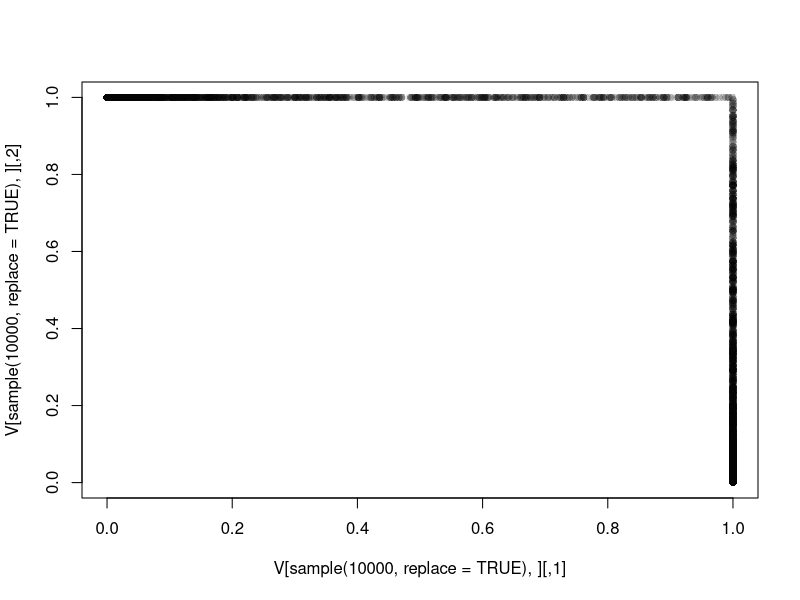
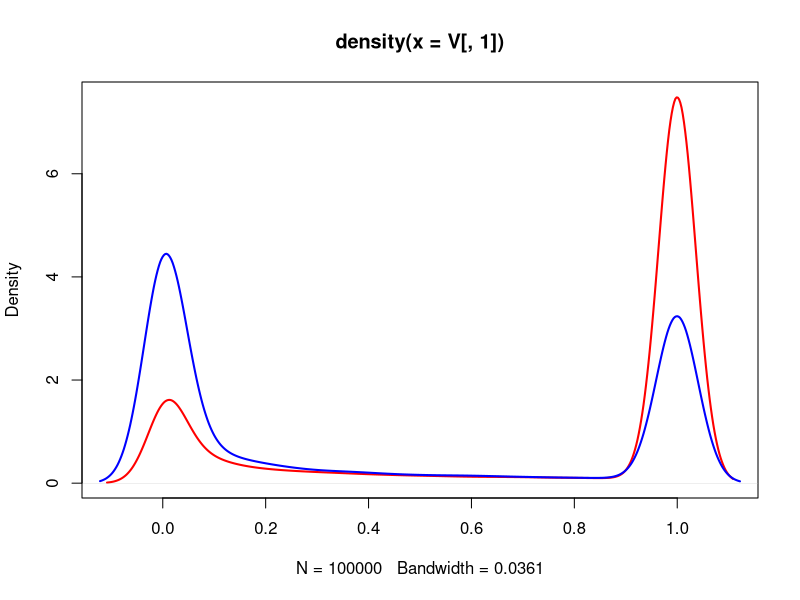
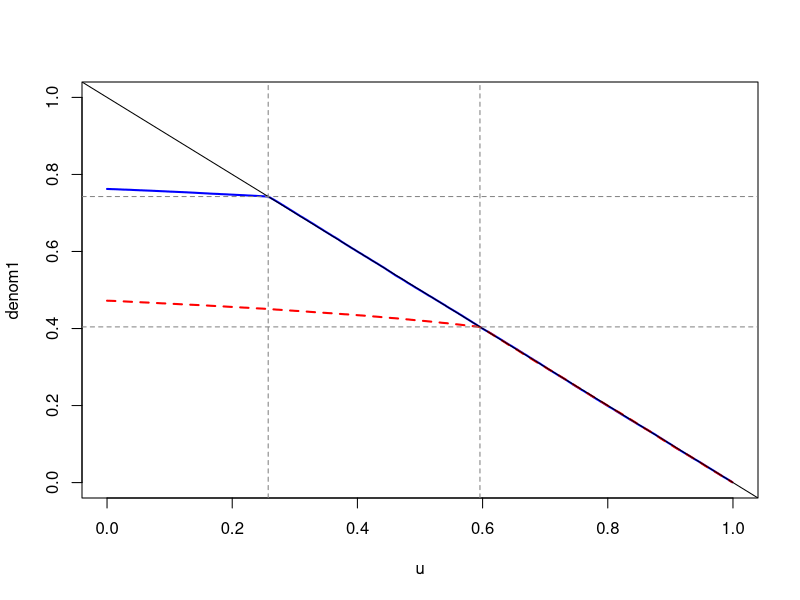
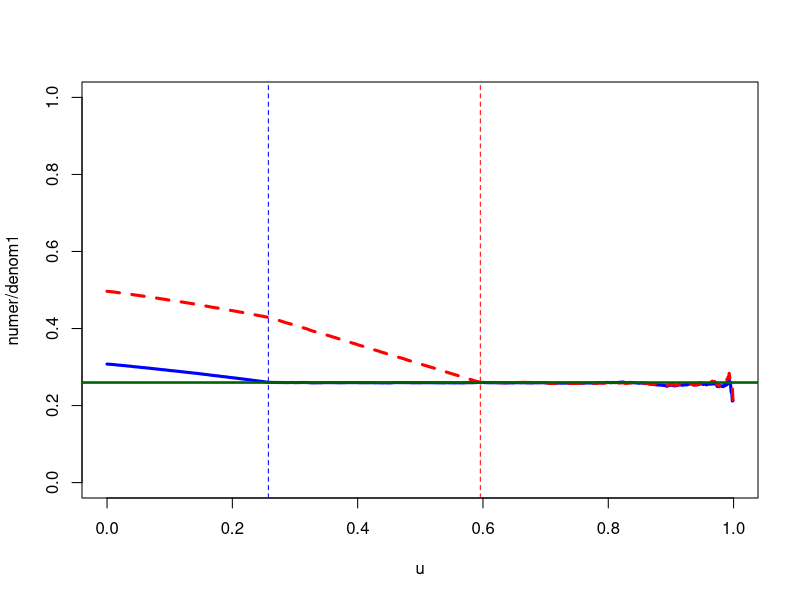

The R source for these figures, in order:
# Compute chi(u) for several u
# Note that lim u -> 1 chi(u) = chi, the measure of asymptotic dependence
angle.2.cone = function(theta){
    out = matrix(1, length(theta), 2)
    out[,1] = tan(pi/4 - abs(theta - pi/4))
    ind = which(theta <= pi/4)
    out[ind,] = out[ind, c(2,1)]
    return (out)
    }

# Sample a bunch of angles from the simple Pareto proces
n = 1e5
# V = angle.2.cone(rbeta(n, 1/8, 1/8) * pi/2)
V = angle.2.cone(rbeta(n, 1/8, 1/4) * pi/2)

plot(V[sample(10000, replace = TRUE),], pch = 16, col = rgb(0.0,0.0,0.0,0.1))

plot(density(V[,1]), col = 'red', lwd = 2)
lines(density(V[,2]), col = 'blue', lwd = 2)

mean(V[,1])
mean(V[,2])

# Construct grid for quantiles u
u = seq(0.000, 0.999, by = 0.001)

# Sample from Pareto
Y = 1/runif(n)

# Compute denominators (marginals, from conditional probability)
denom1 = sapply(u, function(x) mean(Y * V[,1] > mean(V[,1]) / (1-x)) )
denom2 = sapply(u, function(x) mean(Y * V[,2] > mean(V[,2]) / (1-x)) )

# Plot marginal
plot(u, denom1, type = 'l', xlim = c(0, 1), ylim = c(0, 1), lwd = 2, col = 'blue')
lines(u, denom2, col = 'red', lty = 2, lwd = 2)
abline(1, -1)
abline(v = 1-mean(V[,1]), lty = 2, col = 'gray50')
abline(h = mean(V[,1]), lty = 2, col = 'gray50')
abline(v = 1-mean(V[,2]), lty = 2, col = 'gray50')
abline(h = mean(V[,2]), lty = 2, col = 'gray50')

# Compute joint probability
Vm1 = cbind(mean(V[,1]) / V[,1], mean(V[,2]) / V[,2])
Vm2 = cbind(V[,1] / mean(V[,1]), V[,2] / mean(V[,2]))
Vmax = apply(Vm1, 1, max)
Vmin = apply(Vm2, 1, min)
numer = sapply(u, function(x) mean(Y > Vmax / (1-x)) )

# The quantity currently given as chi
mean(Vmin)

# The calculation in appendix 3 requires that u be larger than
max(1 - mean(V[,1]), 1 - mean(V[,2]))
# in order for some of the equalities to hold true, which in
# turn allows us to cancel out u (notice the flat portion
# for u greater than the above; it not longer becomes a function
# of u and so the limit goes away)

range(numer)
range(denom1)
range(denom2)

# Plot of each conditional probability
plot(u, numer / denom1, type= 'l', col = 'blue', lwd = 3, ylim = c(0, 1))
lines(u, numer / denom2, type= 'l', col = 'red', lwd = 3, lty = 2)
abline(v = 1-mean(V[,1]), lty = 2, col = 'blue')
abline(v = 1-mean(V[,2]), lty = 2, col = 'red')
abline(h = mean(Vmin), col = 'darkgreen', lwd = 2)
abline(h = mean(Vmin), col = 'darkgreen', lwd = 2)

# When u is large enough, it doesnt matter which variable is being conditioned on.
# In either case, the limit is the same. 

# It would seem that chi is the minimum probability that can be used to describe
# the conditional probability of extreme events (at least as a simple Pareto
# process is concerned)

# Can I get a maximum? Maybe, just consider the function chi(u) when u = 0.
# There are two functions chi(u), depending on which of the two variables is being
# conditioned on. The larger of chi_12(0) and chi_21(0) could serve as a max.

